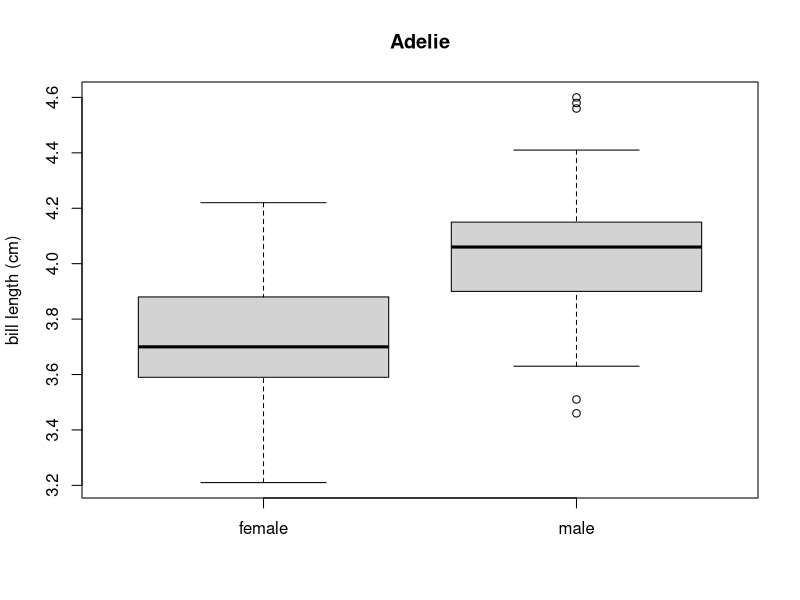
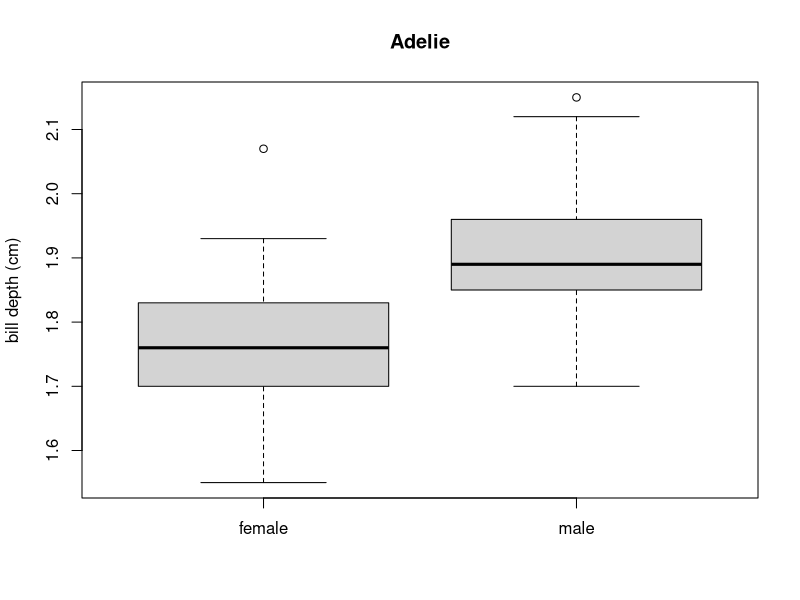
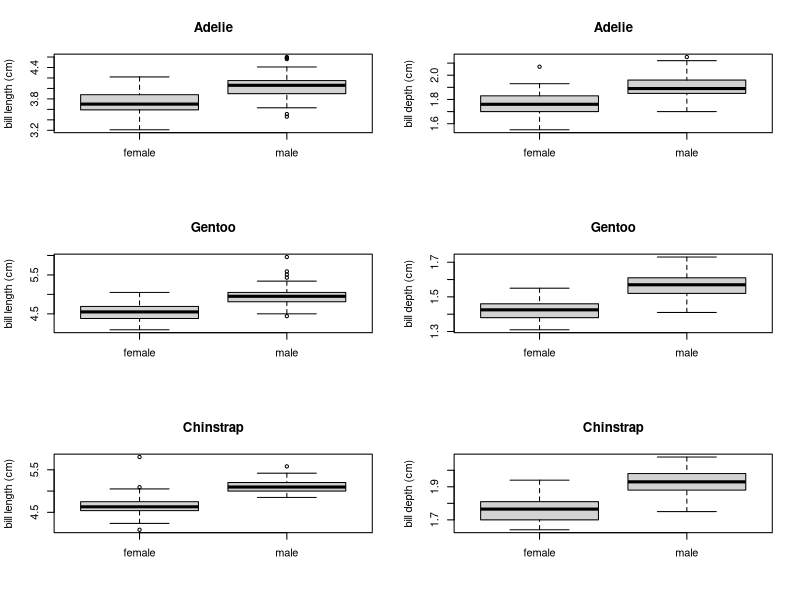

Source code (R) for these figures, in order: (Note: this script raises an error after producing the figures.)
# Notes can be added like this
library(tidyverse) # or like this!
library(palmerpenguins)
library(doParallel)
library(foreach)

# Save data to object in environment
dat <- penguins
# View data
dat

# Base R

# Step 1: Filter data to the first penguin species
## Remember that R calls data frames with [rows, columns]
dat.filter <- dat[dat$species == "Adelie", ]

# Step 2: Convert the mm measurements to cm
bill_length_cm <- dat.filter$bill_length_mm/10
bill_depth_cm <- dat.filter$bill_depth_mm/10

# Step 3: Plot measurements separated by sex
plot(x = dat.filter$sex, y = bill_length_cm, 
     ylab = "bill length (cm)", xlab = "", main = "Adelie")
plot(x = dat.filter$sex, y = bill_depth_cm, 
     ylab = "bill depth (cm)", xlab = "", main = "Adelie")

# `for` loops
## Syntax

# list the species by-hand
for(i in c("Adelie", "Chinstrap", "Gentoo")){
  print(i)
}

# Or have R figure out the species for you!
for(i in unique(dat$species)){
  print(i)
}

# Use any iter term
for(magic in unique(dat$species)){
  print(magic)
}

## Using a loop
#Make 3 by 2 grid for 6 plots
par(mfrow=c(3,2))

for(i in unique(dat$species)){
  # Step 1: Filter data to the penguin species
  dat.filter <- dat[dat$species == i, ]

  # Step 2: Convert the mm measurements to cm
  bill_length_cm <- dat.filter$bill_length_mm/10
  bill_depth_cm <- dat.filter$bill_depth_mm/10

  # Step 3: Plot measurements separated by sex
  plot(x = dat.filter$sex, y = bill_length_cm, 
      ylab = "bill length (cm)", xlab = "", main = i)
  plot(x = dat.filter$sex, y = bill_depth_cm, 
      ylab = "bill depth (cm)", xlab = "", main = i)
}

# `apply` functions
## Using `apply`
# Will give an error
dat.filter.cm <- apply(dat.filter, MARGIN = 2, function(x) x/10)

# Using index numbers
## shorter code but more likely to result in errors if you're not careful
dat.filter.cm <- apply(dat.filter[c(3,4)], 
                       MARGIN = 2, function(x) x/10)

# Using column names
## longer code but more exact and no errors if your column order changes
dat.filter.cm <- apply(dat.filter[c("bill_length_mm","bill_depth_mm")], 
                       MARGIN = 2, function(x) x/10)


# The tidyverse
## mutate multiple variables

#Convert bill length to cm
dat.mutate <- mutate(dat.filter, bill_length_cm = bill_length_mm/10)

#list columns mutated data
colnames(dat.mutate)

#Convert bill length AND depth to cm
dat.mutate <- mutate(dat.filter, across(c(bill_length_mm, bill_depth_mm),
                                        .fns = ~.x/10))

#list columns in mutated data
colnames(dat.mutate)

dat.filter$bill_length_mm[1:5]
dat.mutate$bill_length_mm[1:5]

#Convert bill length AND depth to cm. Rename columns
dat.mutate <- mutate(dat.filter, across(c(bill_length_mm, bill_depth_mm), 
                                        .fns = ~.x/10, .names = "{.col}_cm"))

#list columns in mutated data
colnames(dat.mutate)

## More tidyverse functions

#Make 3 by 2 grid for 6 plots
par(mfrow=c(3,2))

for(i in unique(dat$species)){
  dat.filter <- dat %>% 
    # Step 1: Filter data to the penguin species
    filter(species == i) %>% 
    # Step 2: Convert the mm measurements to cm
    mutate(across(c(bill_length_mm, bill_depth_mm), 
                  .fns = ~.x/10, .names = "{.col}_cm"))
  
  # Step 3: Plot measurements separated by sex
  plot(x = dat.filter$sex, y = dat.filter$bill_length_mm_cm, 
       ylab = "bill length (cm)", xlab = "", main = i)
  plot(x = dat.filter$sex, y = dat.filter$bill_depth_mm_cm, 
       ylab = "bill depth (cm)", xlab = "", main = i)
}

# Nested loops

#Make 3 by 2 grid for 6 plots
par(mfrow=c(3,2))

for(penguin.species in unique(dat$species)){
  for(variable in c("bill_length_mm", "bill_depth_mm")){
    dat.filter <- dat %>% 
      # Step 1: Filter data to the penguin species
      filter(species == penguin.species) %>% 
      # Step 2: Convert the mm measurements to cm
      mutate(variable.cm = get(variable)/10)
    
    ## Make y-label from variable name
    y.label <- gsub("mm", "(cm)", variable)
    y.label <- gsub("_", " ", y.label)
    # Step 3: Plot measurements separated by sex
    plot(x = dat.filter$sex, y = dat.filter$variable.cm, 
         ylab = y.label, xlab = "", main = penguin.species)
  }
}

# foreach loops

registerDoParallel(cores=2)

## Using foreach

foreach(i = unique(dat$species)) %dopar% {
  # Step 1: Filter data to the penguin species
  dat.filter <- dat[dat$species == i, ]

  # Step 2: Convert the mm measurements to cm
  bill_length_cm <- dat.filter$bill_length_mm/10
  bill_depth_cm <- dat.filter$bill_depth_mm/10

  # Step 3: Plot measurements separated by sex
  #Save to PDF named as penguin species
  pdf(paste(i, ".pdf", sep=""))
  #Make 1 by 2 grid for 2 plots
  par(mfrow=c(1,2))
  plot(x = dat.filter$sex, y = bill_length_cm,
      ylab = "bill length (cm)", xlab = "", main = i)
  plot(x = dat.filter$sex, y = bill_depth_cm, 
       ylab = "bill depth (cm)", xlab = "", main = i)
  dev.off()
}